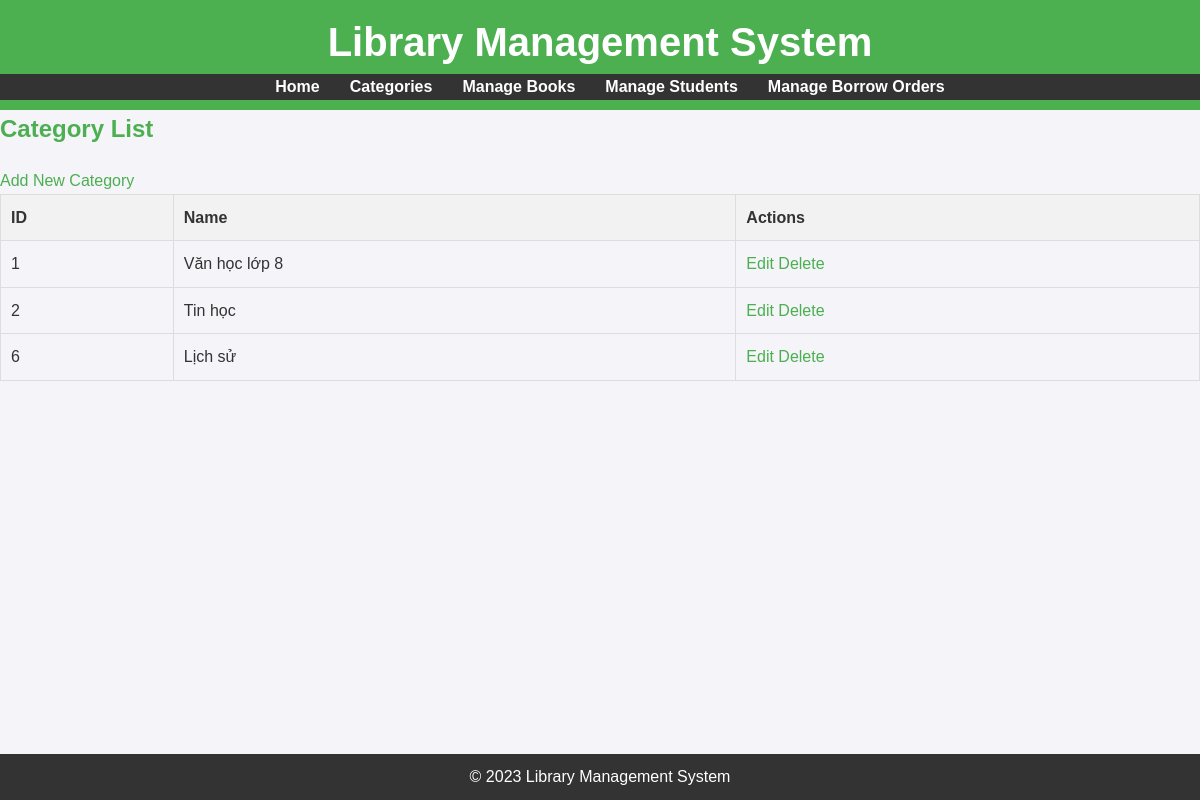
Page /category/displaycategory.php on the committed database.
### tables this page shows
CREATE TABLE `categories` (
  `category_id` int NOT NULL,
  `name` varchar(100) NOT NULL
);

### category/displaycategory.php (the view)
<?php
include '../database/database.php';
include '../layout/header.php';
$stmt = $conn->prepare("SELECT * FROM Categories");
$stmt->execute();
$categories = $stmt->fetchAll(PDO::FETCH_ASSOC);
?>
<h2>Category List</h2>
<a href="addcategory.php">Add New Category</a>
<table>
    <tr>
        <th>ID</th>
        <th>Name</th>
        <th>Actions</th>
    </tr>
    <?php foreach ($categories as $category): ?>
    <tr>
        <td><?php echo $category['category_id']; ?></td>
        <td><?php echo $category['name']; ?></td>
        <td>
            <a href="editcategory.php?id=<?php echo $category['category_id']; ?>">Edit</a>
            <a href="deletecategory.php?id=<?php echo $category['category_id']; ?>">Delete</a>
        </td>
    </tr>
    <?php endforeach; ?>
</table>
<?php include '../layout/footer.php'; ?>

### css/main.css (style rules this page uses)
body, h1, h2, ul, li, p { margin: 0; padding: 0; list-style: none; }
body { font-family: Arial, sans-serif; line-height: 1.6; background-color: #f4f4f9; color: #333; }
h2 { margin-bottom: 20px; color: #4CAF50; }
table { width: 100%; border-collapse: collapse; margin-bottom: 20px; }
table, th, td { border: 1px solid #ddd; }
th, td { padding: 10px; text-align: left; }
th { background-color: #f2f2f2; }
a { color: #4CAF50; text-decoration: none; }

### rows in the picture
categories: category_id "1", name "Văn học lớp 8"
categories: category_id "2", name "Tin học"
categories: category_id "6", name "Lịch sử"
